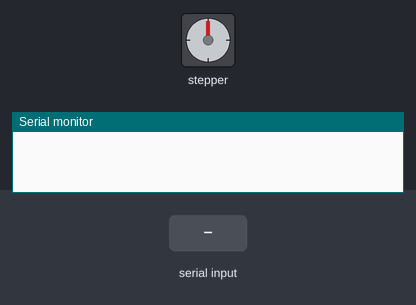
Bench run of a sketch on a simulated Arduino Uno, built with avr-gcc and run on an emulated ATmega328P. Shown: stepper motor, the last lines printed to the serial monitor. Wiring (inferred from the names in the program): stepper motor driver (200 steps per turn assumed): step pin 2; direction pin 3. The inputs (shaded band) are chosen by the test bench.

Above: at 1.2 s.
1.3 s: "90,45\n" received over Serial
At 2.5 s:
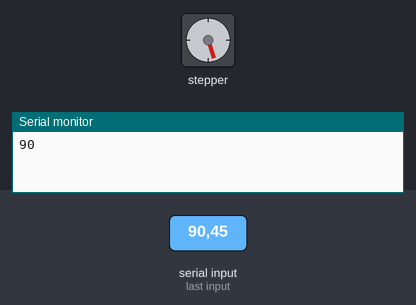
2.8 s: "30,150\n" received over Serial
At 3.8 s:
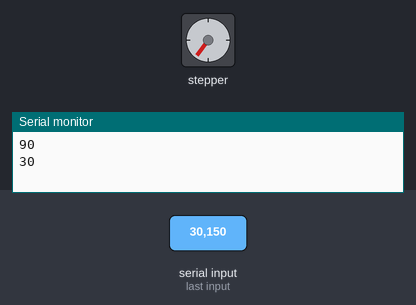
4.3 s: "5\n" received over Serial
At 5.5 s:
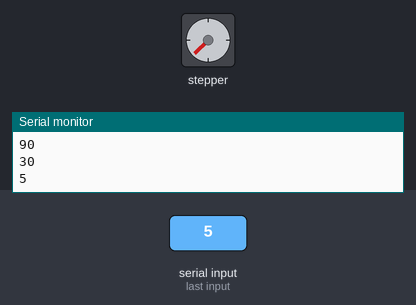
5.8 s: "90\n" received over Serial
At 6.2 s:
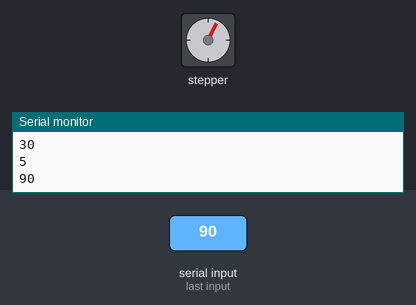
7.3 s: "90,45\n" received over Serial
At 8.4 s:
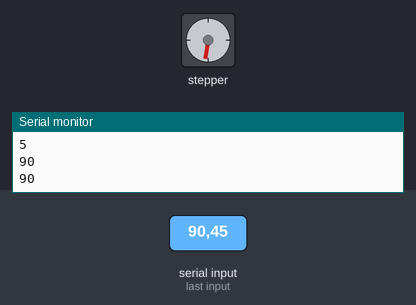
8.8 s: "30,150\n" received over Serial
At 9.6 s:
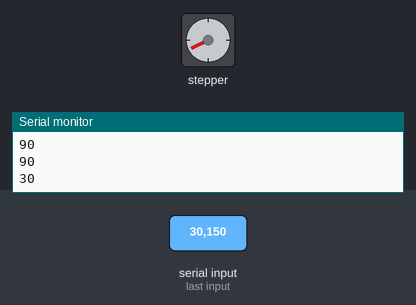
Timing chart, 0 to 11.3 s (numbered marks = the images above; inputs shaded):
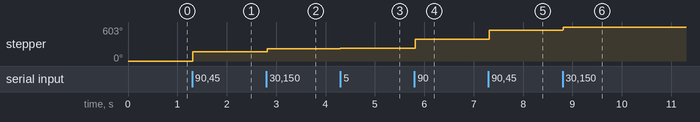

Measured:
- after the input at 1.3 s, stepper: goes 1° 0.01 s, then 162°, starting at once
- after the input at 2.8 s, stepper: goes 163° 0.01 s, then 216°, starting at once
- after the input at 5.8 s, stepper: goes 226° 0.02 s, then 387°, starting at once
- after the input at 7.3 s, stepper: goes 388° 0.01 s, then 549°, starting at once
- after the input at 8.8 s, stepper: goes 550° 0.01 s, then 603°, starting at once

The sketch:

stickbug_stepper.ino
```cpp
#include <Arduino.h>

const int stepPin = 2; // Define the stepper motor step pin
const int dirPin = 3;  // Define the stepper motor direction pin
long stepper_delay = 200; // Define the delay between steps

void setup() {
  Serial.begin(9600);      // Start serial communication at 9600 baud rate
  pinMode(stepPin, OUTPUT); // Set the step pin as output
  pinMode(dirPin, OUTPUT);  // Set the direction pin as output
}

void loop() {
  if (Serial.available() > 0) {
    // Read the serial input as a signed integer
    //long num_steps = Serial.parseInt();

    String command = Serial.readStringUntil('\n');
    int commaIndex = command.indexOf(',');

    // Parse delta_steps and stepper_delay from the command
    long num_steps = command.substring(0, commaIndex).toInt();
    stepper_delay = command.substring(commaIndex + 1).toInt();

    // Set direction based on the sign of num_steps
    digitalWrite(dirPin, num_steps >= 0 ? HIGH : LOW);

    // Move the stepper motor for the absolute value of num_steps
    for (int i = 0; i < abs(num_steps); i++) {
      digitalWrite(stepPin, HIGH);
      delayMicroseconds(stepper_delay);
      digitalWrite(stepPin, LOW);
      delayMicroseconds(stepper_delay); // Modify this delay to control the speed of the stepper
    }

    // Write the number of steps to the serial port
    Serial.println(num_steps);
  }
}
```
